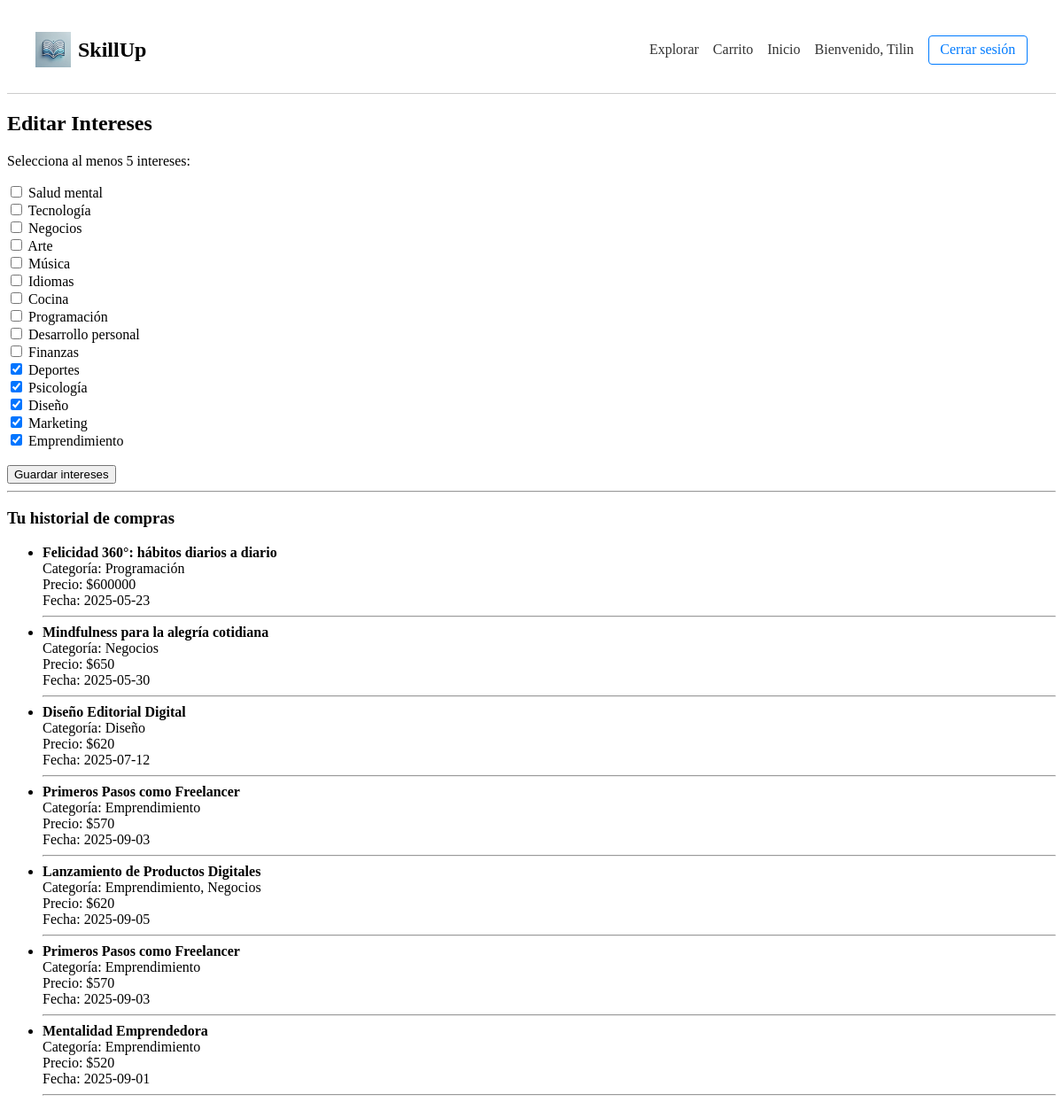
Screenshot of /UsuarioManager/EditarUser.php (signed in) with the database file from the repository.
### tables this page shows
CREATE TABLE `usuarios` (
  `id` int(11) NOT NULL AUTO_INCREMENT,
  `correo` varchar(100) NOT NULL,
  `nombre` varchar(50) NOT NULL,
  `password` varchar(50) NOT NULL,
  `rol` enum('cliente','admin') NOT NULL DEFAULT 'cliente',
  `intereses` text DEFAULT NULL,
  PRIMARY KEY (`id`)
);

CREATE TABLE `productos` (
  `id` int(11) NOT NULL AUTO_INCREMENT,
  `nombreCurso` varchar(100) NOT NULL,
  `precioCurso` varchar(50) NOT NULL,
  `fechaCurso` date NOT NULL,
  `tipoCurso` varchar(100) NOT NULL,
  `desColumna` varchar(255) NOT NULL,
  `imagenCurso` varchar(100) NOT NULL,
  PRIMARY KEY (`id`)
);

### UsuarioManager/EditarUser.php (the view, shortened to what this page needs)
<?php
include "conexion.php";
$uid = intval($_SESSION['id']);
$sql = mysqli_query($con, "SELECT intereses FROM usuarios WHERE id = $uid");
$user = mysqli_fetch_assoc($sql);
$intereses_actuales = explode(',', $user['intereses'] ?? '');
$categorias = [
    "Salud mental", "Tecnología", "Negocios", "Arte", "Música",
    "Idiomas", "Cocina", "Programación", "Desarrollo personal", "Finanzas",
    "Deportes", "Psicología", "Diseño", "Marketing", "Emprendimiento"
];
?>
<?php include($_SERVER['DOCUMENT_ROOT']."/Proyecto/includes/header.php"); ?>
<h2>Editar Intereses</h2>
<form method="POST">
    <p>Selecciona al menos 5 intereses:</p>
    <?php foreach ($categorias as $cat): ?>
        <label>
            <input type="checkbox" name="intereses[]" value="<?php echo $cat; ?>"
                <?php echo in_array($cat, $intereses_actuales) ? 'checked' : ''; ?>>
            <?php echo $cat; ?>
        </label><br>
    <?php endforeach; ?>
    <br>
    <button type="submit">Guardar intereses</button>
</form>
<hr>
<h3>Tu historial de compras</h3>
<?php
$compras = mysqli_query($con, "
    SELECT p.nombreCurso, p.tipoCurso, p.precioCurso, p.fechaCurso
    FROM compras c
    JOIN productos p ON c.id_producto = p.id
    WHERE c.id_usuario = $uid
");
if (mysqli_num_rows($compras) > 0): ?>
    <ul>
        <?php while ($curso = mysqli_fetch_assoc($compras)): ?>
            <li>
                <strong><?php echo $curso['nombreCurso']; ?></strong> <br>
                Categoría: <?php echo $curso['tipoCurso']; ?> <br>
                Precio: $<?php echo $curso['precioCurso']; ?> <br>
                Fecha: <?php echo $curso['fechaCurso']; ?>
            </li>
            <hr>
        <?php endwhile; ?>
    </ul>
<?php else: ?>
    <p>No has realizado compras aún.</p>
<?php endif; ?>

### rows the page displays
usuarios: intereses "☑"
productos: nombreCurso "Felicidad 360°: hábitos diarios a diario", tipoCurso "Programación", precioCurso "600000", fechaCurso "2025-05-23"
productos: nombreCurso "Mindfulness para la alegría cotidiana", tipoCurso "Negocios", precioCurso "650", fechaCurso "2025-05-30"
productos: nombreCurso "Diseño Editorial Digital", tipoCurso "Diseño", precioCurso "620", fechaCurso "2025-07-12"
productos: nombreCurso "Primeros Pasos como Freelancer", tipoCurso "Emprendimiento", precioCurso "570", fechaCurso "2025-09-03"
productos: nombreCurso "Lanzamiento de Productos Digitales", tipoCurso "Emprendimiento, Negocios", precioCurso "620", fechaCurso "2025-09-05"
productos: nombreCurso "Mentalidad Emprendedora", tipoCurso "Emprendimiento", precioCurso "520", fechaCurso "2025-09-01"

### other values shown
$_SESSION['user'] "Tilin"
$cat "Salud mental"
$cat "Tecnología"
$cat "Negocios"
$cat "Arte"
$cat "Música"
$cat "Idiomas"
$cat "Cocina"
$cat "Programación"
$cat "Desarrollo personal"
$cat "Finanzas"
$cat "Deportes"
$cat "Psicología"
$cat "Diseño"
$cat "Marketing"
